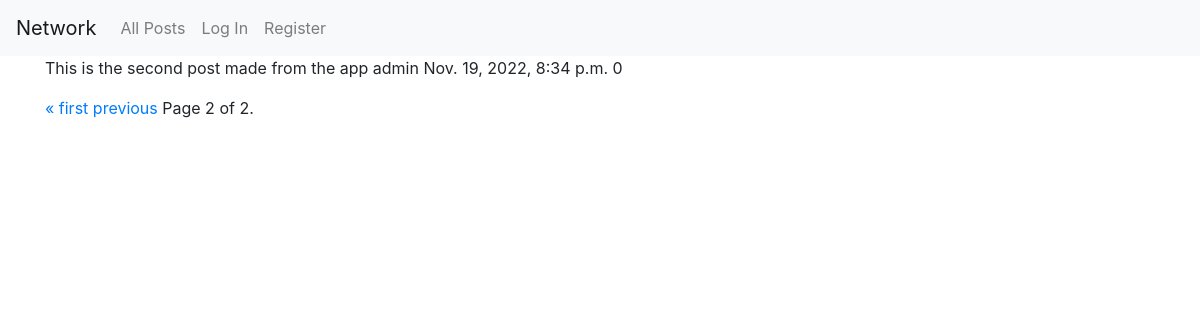
Before: /?page=2 with the older database file.
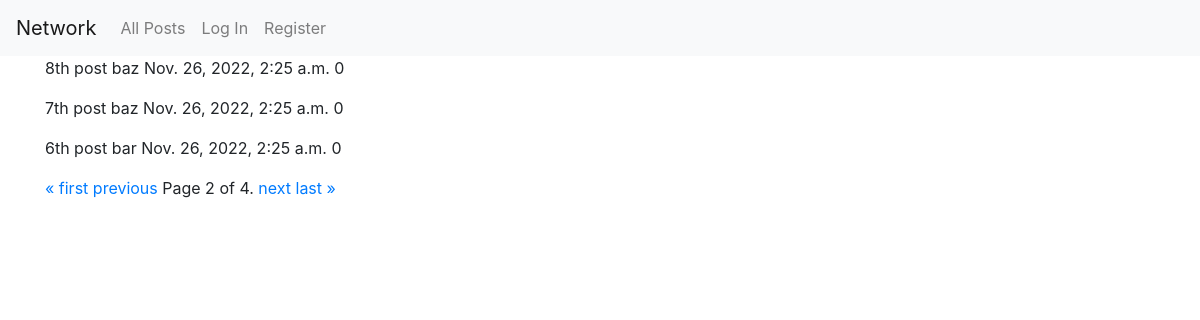
After: the same page with the newer database file.
### network/models.py (models this page shows, shortened)
class Post(models.Model):
    content = models.TextField()
    poster = models.ForeignKey('User', on_delete=models.SET_NULL, null=True, related_name="own_posts")
    creation_date = models.DateTimeField(auto_now_add=True)
    def get_likes(self):
        return self.likes.all().count()
    def get_posts(type, user=None):
        posts = Post.objects.all().order_by('-creation_date')
        if type == 'ALL': return posts
        if type == 'USER': return posts.filter(poster=user)
        if type == 'FOLLOWING': return posts.filter(poster__in=user.following.all())

class User(AbstractUser):
    following = models.ManyToManyField('User', blank=True, related_name='followers')

### network/views.py (the view)
# urls.py: path("", views.index, name="index"),
def index(request, posts=None):
    if posts: pass
    else: posts = Post.get_posts(type='ALL')
    items_per_page = 3
    pages = Paginator(posts, items_per_page)
    page_number = request.GET.get('page')
    page_obj = pages.get_page(page_number)
    return render(request, "network/index.html", {
        'form': PostForm(),
        'page_obj': page_obj,
    })

### network/templates/network/index.html (shortened to what this page needs)
{% extends "network/layout.html" %}
{% load static %}
{% block body %}
    {% for post in page_obj %}
        <p>
            {{ post.content }}
            {{ post.poster }}
            {{ post.creation_date }}
            {{ post.get_likes }}
        </p>
    {% endfor %}
    <div class="pagination">
        <span class="step-links">
            {% if page_obj.has_previous %}
                <a href="?page=1">&laquo; first</a>
                <a href="?page={{ page_obj.previous_page_number }}">previous</a>
            {% endif %}
            <span class="current">
                Page {{ page_obj.number }} of {{ page_obj.paginator.num_pages }}.
            </span>
            {% if page_obj.has_next %}
                <a href="?page={{ page_obj.next_page_number }}">next</a>
                <a href="?page={{ page_obj.paginator.num_pages }}">last &raquo;</a>
            {% endif %}
        </span>
    </div>
{% endblock %}

Changed rows visible on the page:
no longer on this page (row unchanged): Post: content "This is the second post made from the app", poster "admin", creation_date "Nov. 19, 2022, 8:34 p.m.", get_likes "0"
added Post: content "8th post", poster "baz", creation_date "Nov. 26, 2022, 2:25 a.m.", get_likes "0"
added Post: content "7th post", poster "baz", creation_date "Nov. 26, 2022, 2:25 a.m.", get_likes "0"
added Post: content "6th post", poster "bar", creation_date "Nov. 26, 2022, 2:25 a.m.", get_likes "0"
Other visible differences:
{{ page_obj.paginator.num_pages }}: "2" → "4"
text now shown: "next last »"
